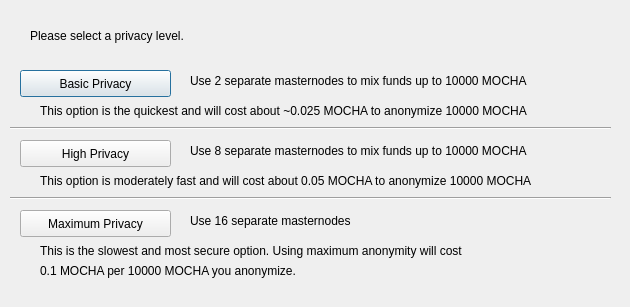
<?xml version="1.0" encoding="UTF-8"?>
<ui version="4.0">
 <class>ObfuscationConfig</class>
 <widget class="QDialog" name="ObfuscationConfig">
  <property name="geometry">
   <rect>
    <x>0</x>
    <y>0</y>
    <width>630</width>
    <height>307</height>
   </rect>
  </property>
  <property name="windowTitle">
   <string>Configure Obfuscation</string>
  </property>
  <widget class="QPushButton" name="buttonBasic">
   <property name="geometry">
    <rect>
     <x>20</x>
     <y>70</y>
     <width>151</width>
     <height>27</height>
    </rect>
   </property>
   <property name="text">
    <string>Basic Privacy</string>
   </property>
  </widget>
  <widget class="QPushButton" name="buttonHigh">
   <property name="geometry">
    <rect>
     <x>20</x>
     <y>140</y>
     <width>151</width>
     <height>27</height>
    </rect>
   </property>
   <property name="text">
    <string>High Privacy</string>
   </property>
  </widget>
  <widget class="QPushButton" name="buttonMax">
   <property name="geometry">
    <rect>
     <x>20</x>
     <y>210</y>
     <width>151</width>
     <height>27</height>
    </rect>
   </property>
   <property name="text">
    <string>Maximum Privacy</string>
   </property>
  </widget>
  <widget class="QLabel" name="label">
   <property name="geometry">
    <rect>
     <x>30</x>
     <y>20</y>
     <width>571</width>
     <height>31</height>
    </rect>
   </property>
   <property name="text">
    <string>Please select a privacy level.</string>
   </property>
  </widget>
  <widget class="QLabel" name="label_2">
   <property name="geometry">
    <rect>
     <x>190</x>
     <y>70</y>
     <width>421</width>
     <height>21</height>
    </rect>
   </property>
   <property name="text">
    <string>Use 2 separate masternodes to mix funds up to 10000 MOCHA</string>
   </property>
  </widget>
  <widget class="QLabel" name="label_3">
   <property name="geometry">
    <rect>
     <x>190</x>
     <y>140</y>
     <width>411</width>
     <height>21</height>
    </rect>
   </property>
   <property name="text">
    <string>Use 8 separate masternodes to mix funds up to 10000 MOCHA</string>
   </property>
  </widget>
  <widget class="QLabel" name="label_4">
   <property name="geometry">
    <rect>
     <x>190</x>
     <y>210</y>
     <width>421</width>
     <height>21</height>
    </rect>
   </property>
   <property name="text">
    <string>Use 16 separate masternodes</string>
   </property>
  </widget>
  <widget class="QLabel" name="label_6">
   <property name="geometry">
    <rect>
     <x>40</x>
     <y>100</y>
     <width>561</width>
     <height>21</height>
    </rect>
   </property>
   <property name="text">
    <string>This option is the quickest and will cost about ~0.025 MOCHA to anonymize 10000 MOCHA</string>
   </property>
  </widget>
  <widget class="QLabel" name="label_7">
   <property name="geometry">
    <rect>
     <x>40</x>
     <y>170</y>
     <width>561</width>
     <height>21</height>
    </rect>
   </property>
   <property name="text">
    <string>This option is moderately fast and will cost about 0.05 MOCHA to anonymize 10000 MOCHA</string>
   </property>
  </widget>
  <widget class="QLabel" name="label_8">
   <property name="geometry">
    <rect>
     <x>40</x>
     <y>240</y>
     <width>561</width>
     <height>21</height>
    </rect>
   </property>
   <property name="text">
    <string>This is the slowest and most secure option. Using maximum anonymity will cost</string>
   </property>
  </widget>
  <widget class="QLabel" name="label_9">
   <property name="geometry">
    <rect>
     <x>40</x>
     <y>260</y>
     <width>561</width>
     <height>21</height>
    </rect>
   </property>
   <property name="text">
    <string>0.1 MOCHA per 10000 MOCHA you anonymize.</string>
   </property>
  </widget>
  <widget class="Line" name="line">
   <property name="geometry">
    <rect>
     <x>10</x>
     <y>120</y>
     <width>601</width>
     <height>16</height>
    </rect>
   </property>
   <property name="orientation">
    <enum>Qt::Horizontal</enum>
   </property>
  </widget>
  <widget class="Line" name="line_2">
   <property name="geometry">
    <rect>
     <x>10</x>
     <y>190</y>
     <width>601</width>
     <height>16</height>
    </rect>
   </property>
   <property name="orientation">
    <enum>Qt::Horizontal</enum>
   </property>
  </widget>
 </widget>
 <resources/>
 <connections/>
</ui>
